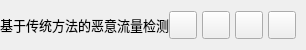
           <widget class="QFrame" name="contentTopBg">
            <property name="minimumSize">
             <size>
              <width>0</width>
              <height>50</height>
             </size>
            </property>
            <property name="maximumSize">
             <size>
              <width>16777215</width>
              <height>50</height>
             </size>
            </property>
            <property name="frameShape">
             <enum>QFrame::NoFrame</enum>
            </property>
            <property name="frameShadow">
             <enum>QFrame::Raised</enum>
            </property>
            <layout class="QHBoxLayout" name="horizontalLayout">
             <property name="spacing">
              <number>0</number>
             </property>
             <property name="leftMargin">
              <number>0</number>
             </property>
             <property name="topMargin">
              <number>0</number>
             </property>
             <property name="rightMargin">
              <number>10</number>
             </property>
             <property name="bottomMargin">
              <number>0</number>
             </property>
             <item>
              <widget class="QFrame" name="leftBox">
               <property name="sizePolicy">
                <sizepolicy hsizetype="Expanding" vsizetype="Preferred">
                 <horstretch>0</horstretch>
                 <verstretch>0</verstretch>
                </sizepolicy>
               </property>
               <property name="frameShape">
                <enum>QFrame::NoFrame</enum>
               </property>
               <property name="frameShadow">
                <enum>QFrame::Raised</enum>
               </property>
               <layout class="QHBoxLayout" name="horizontalLayout_3">
                <property name="spacing">
                 <number>0</number>
                </property>
                <property name="leftMargin">
                 <number>0</number>
                </property>
                <property name="topMargin">
                 <number>0</number>
                </property>
                <property name="rightMargin">
                 <number>0</number>
                </property>
                <property name="bottomMargin">
                 <number>0</number>
                </property>
                <item>
                 <widget class="QLabel" name="titleRightInfo">
                  <property name="sizePolicy">
                   <sizepolicy hsizetype="Preferred" vsizetype="Expanding">
                    <horstretch>0</horstretch>
                    <verstretch>0</verstretch>
                   </sizepolicy>
                  </property>
                  <property name="maximumSize">
                   <size>
                    <width>16777215</width>
                    <height>45</height>
                   </size>
                  </property>
                  <property name="font">
                   <font>
                    <family>Segoe UI</family>
                    <pointsize>10</pointsize>
                    <italic>false</italic>
                    <bold>false</bold>
                   </font>
                  </property>
                  <property name="text">
                   <string>基于传统方法的恶意流量检测</string>
                  </property>
                  <property name="alignment">
                   <set>Qt::AlignLeading|Qt::AlignLeft|Qt::AlignVCenter</set>
                  </property>
                 </widget>
                </item>
               </layout>
              </widget>
             </item>
             <item alignment="Qt::AlignRight">
              <widget class="QFrame" name="rightButtons">
               <property name="minimumSize">
                <size>
                 <width>0</width>
                 <height>28</height>
                </size>
               </property>
               <property name="frameShape">
                <enum>QFrame::NoFrame</enum>
               </property>
               <property name="frameShadow">
                <enum>QFrame::Raised</enum>
               </property>
               <layout class="QHBoxLayout" name="horizontalLayout_2">
                <property name="spacing">
                 <number>5</number>
                </property>
                <property name="leftMargin">
                 <number>0</number>
                </property>
                <property name="topMargin">
                 <number>0</number>
                </property>
                <property name="rightMargin">
                 <number>0</number>
                </property>
                <property name="bottomMargin">
                 <number>0</number>
                </property>
                <item>
                 <widget class="QPushButton" name="settingsTopBtn">
                  <property name="minimumSize">
                   <size>
                    <width>28</width>
                    <height>28</height>
                   </size>
                  </property>
                  <property name="maximumSize">
                   <size>
                    <width>28</width>
                    <height>28</height>
                   </size>
                  </property>
                  <property name="cursor">
                   <cursorShape>PointingHandCursor</cursorShape>
                  </property>
                  <property name="toolTip">
                   <string>Settings</string>
                  </property>
                  <property name="text">
                   <string/>
                  </property>
                  <property name="icon">
                   <iconset resource="resources.qrc">
                    <normaloff>:/icons/images/icons/icon_settings.png</normaloff>:/icons/images/icons/icon_settings.png</iconset>
                  </property>
                  <property name="iconSize">
                   <size>
                    <width>20</width>
                    <height>20</height>
                   </size>
                  </property>
                 </widget>
                </item>
                <item>
                 <widget class="QPushButton" name="minimizeAppBtn">
                  <property name="minimumSize">
                   <size>
                    <width>28</width>
                    <height>28</height>
                   </size>
                  </property>
                  <property name="maximumSize">
                   <size>
                    <width>28</width>
                    <height>28</height>
                   </size>
                  </property>
                  <property name="cursor">
                   <cursorShape>PointingHandCursor</cursorShape>
                  </property>
                  <property name="toolTip">
                   <string>Minimize</string>
                  </property>
                  <property name="text">
                   <string/>
                  </property>
                  <property name="icon">
                   <iconset resource="resources.qrc">
                    <normaloff>:/icons/images/icons/icon_minimize.png</normaloff>:/icons/images/icons/icon_minimize.png</iconset>
                  </property>
                  <property name="iconSize">
                   <size>
                    <width>20</width>
                    <height>20</height>
                   </size>
                  </property>
                 </widget>
                </item>
                <item>
                 <widget class="QPushButton" name="maximizeRestoreAppBtn">
                  <property name="minimumSize">
                   <size>
                    <width>28</width>
                    <height>28</height>
                   </size>
                  </property>
                  <property name="maximumSize">
                   <size>
                    <width>28</width>
                    <height>28</height>
                   </size>
                  </property>
                  <property name="font">
                   <font>
                    <family>Segoe UI</family>
                    <pointsize>10</pointsize>
                    <italic>false</italic>
                    <bold>false</bold>
                    <stylestrategy>PreferDefault</stylestrategy>
                   </font>
                  </property>
                  <property name="cursor">
                   <cursorShape>PointingHandCursor</cursorShape>
                  </property>
                  <property name="toolTip">
                   <string>Maximize</string>
                  </property>
                  <property name="text">
                   <string/>
                  </property>
                  <property name="icon">
                   <iconset resource="resources.qrc">
                    <normaloff>:/icons/images/icons/icon_maximize.png</normaloff>:/icons/images/icons/icon_maximize.png</iconset>
                  </property>
                  <property name="iconSize">
                   <size>
                    <width>20</width>
                    <height>20</height>
                   </size>
                  </property>
                 </widget>
                </item>
                <item>
                 <widget class="QPushButton" name="closeAppBtn">
                  <property name="minimumSize">
                   <size>
                    <width>28</width>
                    <height>28</height>
                   </size>
                  </property>
                  <property name="maximumSize">
                   <size>
                    <width>28</width>
                    <height>28</height>
                   </size>
                  </property>
                  <property name="cursor">
                   <cursorShape>PointingHandCursor</cursorShape>
                  </property>
                  <property name="toolTip">
                   <string>Close</string>
                  </property>
                  <property name="text">
                   <string/>
                  </property>
                  <property name="icon">
                   <iconset resource="resources.qrc">
                    <normaloff>:/icons/images/icons/icon_close.png</normaloff>:/icons/images/icons/icon_close.png</iconset>
                  </property>
                  <property name="iconSize">
                   <size>
                    <width>20</width>
                    <height>20</height>
                   </size>
                  </property>
                 </widget>
                </item>
               </layout>
              </widget>
             </item>
            </layout>
           </widget>
